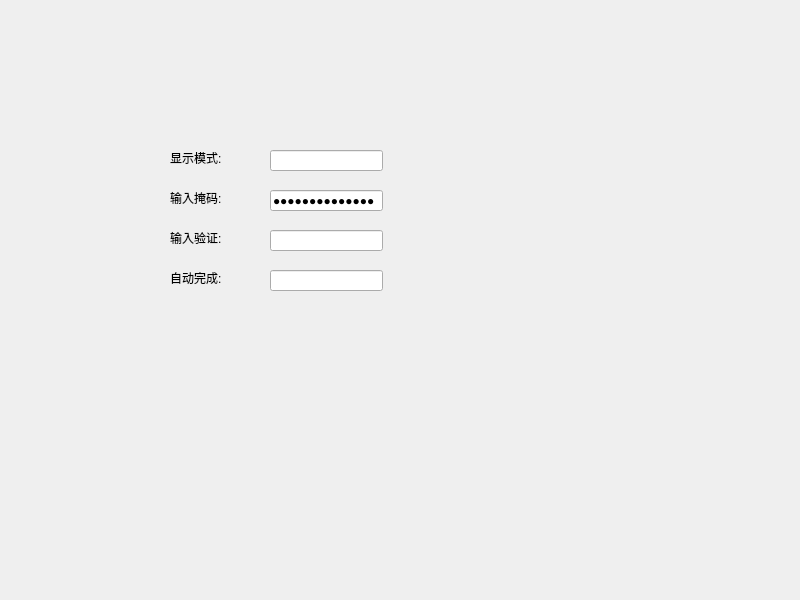
<?xml version="1.0" encoding="UTF-8"?>
<ui version="4.0">
 <class>MyWidget</class>
 <widget class="QWidget" name="MyWidget">
  <property name="geometry">
   <rect>
    <x>0</x>
    <y>0</y>
    <width>800</width>
    <height>600</height>
   </rect>
  </property>
  <property name="windowTitle">
   <string>MyWidget</string>
  </property>
  <widget class="QLabel" name="label">
   <property name="geometry">
    <rect>
     <x>170</x>
     <y>150</y>
     <width>72</width>
     <height>15</height>
    </rect>
   </property>
   <property name="text">
    <string>显示模式:</string>
   </property>
  </widget>
  <widget class="QLabel" name="label_2">
   <property name="geometry">
    <rect>
     <x>170</x>
     <y>190</y>
     <width>72</width>
     <height>15</height>
    </rect>
   </property>
   <property name="text">
    <string>输入掩码:</string>
   </property>
  </widget>
  <widget class="QLabel" name="label_3">
   <property name="geometry">
    <rect>
     <x>170</x>
     <y>230</y>
     <width>72</width>
     <height>15</height>
    </rect>
   </property>
   <property name="text">
    <string>输入验证:</string>
   </property>
  </widget>
  <widget class="QLabel" name="label_4">
   <property name="geometry">
    <rect>
     <x>170</x>
     <y>270</y>
     <width>72</width>
     <height>15</height>
    </rect>
   </property>
   <property name="text">
    <string>自动完成:</string>
   </property>
  </widget>
  <widget class="QLineEdit" name="lineEdit1">
   <property name="geometry">
    <rect>
     <x>270</x>
     <y>150</y>
     <width>113</width>
     <height>21</height>
    </rect>
   </property>
  </widget>
  <widget class="QLineEdit" name="lineEdit2">
   <property name="geometry">
    <rect>
     <x>270</x>
     <y>190</y>
     <width>113</width>
     <height>21</height>
    </rect>
   </property>
   <property name="inputMask">
    <string>&gt;AA-90-bb-! aa\#H;*</string>
   </property>
   <property name="echoMode">
    <enum>QLineEdit::Password</enum>
   </property>
  </widget>
  <widget class="QLineEdit" name="lineEdit3">
   <property name="geometry">
    <rect>
     <x>270</x>
     <y>230</y>
     <width>113</width>
     <height>21</height>
    </rect>
   </property>
  </widget>
  <widget class="QLineEdit" name="lineEdit4">
   <property name="geometry">
    <rect>
     <x>270</x>
     <y>270</y>
     <width>113</width>
     <height>21</height>
    </rect>
   </property>
   <property name="echoMode">
    <enum>QLineEdit::Normal</enum>
   </property>
  </widget>
 </widget>
 <resources/>
 <connections/>
</ui>
